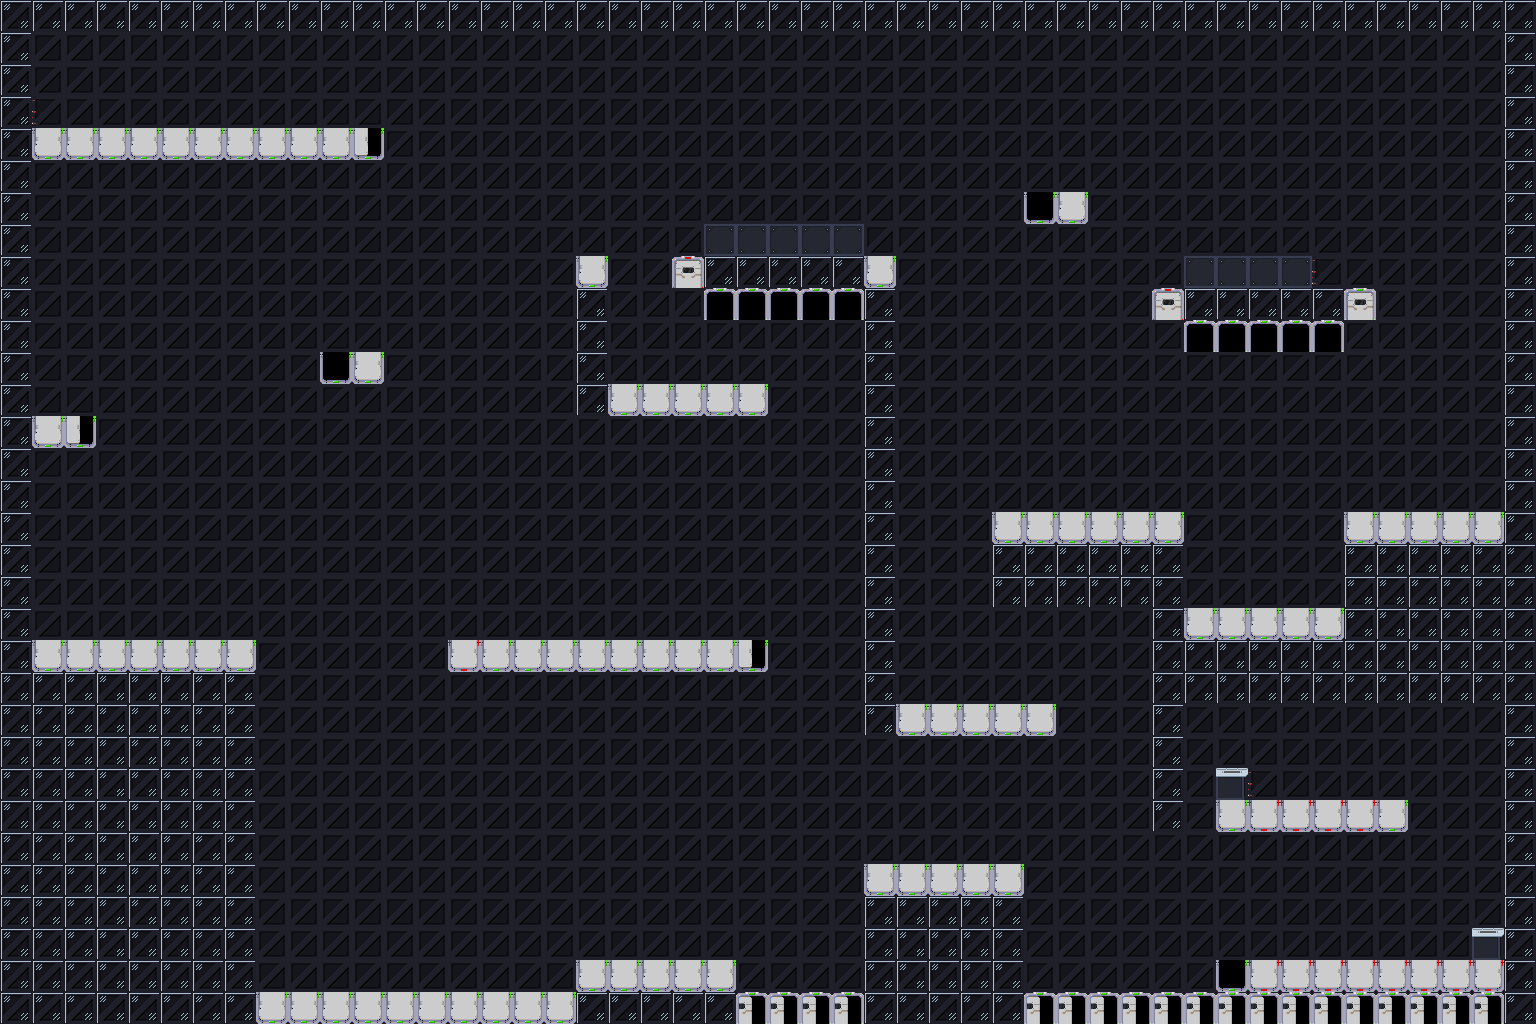

A 2D game scene composited from a Tiled map and its tileset images. What follows is a short description and the map's XML, with every tile layer's data as written:
An orthogonal 48x32 tile map with 32x32 px tiles, 2 tile layers (Tile Layer 1, Tile Layer 2).

<map version="1.2" tiledversion="1.3.1" orientation="orthogonal" renderorder="right-down" compressionlevel="-1" width="48" height="32" tilewidth="32" tileheight="32" infinite="0" nextlayerid="3" nextobjectid="1">
 <tileset firstgid="1" source="Lounge.tsx" />
 <layer id="1" name="Tile Layer 1" width="48" height="32">
  <data encoding="csv">
1,1,1,1,1,1,1,1,1,1,1,1,1,1,1,1,1,1,1,1,1,1,1,1,1,1,1,1,1,1,1,1,1,1,1,1,1,1,1,1,1,1,1,1,1,1,1,1,
1,1,1,1,1,1,1,1,1,1,1,1,1,1,1,1,1,1,1,1,1,1,1,1,1,1,1,1,1,1,1,1,1,1,1,1,1,1,1,1,1,1,1,1,1,1,1,1,
1,1,1,1,1,1,1,1,1,1,1,1,1,1,1,1,1,1,1,1,1,1,1,1,1,1,1,1,1,1,1,1,1,1,1,1,1,1,1,1,1,1,1,1,1,1,1,1,
1,1,1,1,1,1,1,1,1,1,1,1,1,1,1,1,1,1,1,1,1,1,1,1,1,1,1,1,1,1,1,1,1,1,1,1,1,1,1,1,1,1,1,1,1,1,1,1,
1,1,1,1,1,1,1,1,1,1,1,1,1,1,1,1,1,1,1,1,1,1,1,1,1,1,1,1,1,1,1,1,1,1,1,1,1,1,1,1,1,1,1,1,1,1,1,1,
1,1,1,1,1,1,1,1,1,1,1,1,1,1,1,1,1,1,1,1,1,1,1,1,1,1,1,1,1,1,1,1,1,1,1,1,1,1,1,1,1,1,1,1,1,1,1,1,
1,1,1,1,1,1,1,1,1,1,1,1,1,1,1,1,1,1,1,1,1,1,1,1,1,1,1,1,1,1,1,1,1,1,1,1,1,1,1,1,1,1,1,1,1,1,1,1,
1,1,1,1,1,1,1,1,1,1,1,1,1,1,1,1,1,1,1,1,1,1,1,1,1,1,1,1,1,1,1,1,1,1,1,1,1,1,1,1,1,1,1,1,1,1,1,1,
1,1,1,1,1,1,1,1,1,1,1,1,1,1,1,1,1,1,1,1,1,1,1,1,1,1,1,1,1,1,1,1,1,1,1,1,1,1,1,1,1,1,1,1,1,1,1,1,
1,1,1,1,1,1,1,1,1,1,1,1,1,1,1,1,1,1,1,1,1,1,1,1,1,1,1,1,1,1,1,1,1,1,1,1,1,1,1,1,1,1,1,1,1,1,1,1,
1,1,1,1,1,1,1,1,1,1,1,1,1,1,1,1,1,1,1,1,1,1,1,1,1,1,1,1,1,1,1,1,1,1,1,1,1,1,1,1,1,1,1,1,1,1,1,1,
1,1,1,1,1,1,1,1,1,1,1,1,1,1,1,1,1,1,1,1,1,1,1,1,1,1,1,1,1,1,1,1,1,1,1,1,1,1,1,1,1,1,1,1,1,1,1,1,
1,1,1,1,1,1,1,1,1,1,1,1,1,1,1,1,1,1,1,1,1,1,1,1,1,1,1,1,1,1,1,1,1,1,1,1,1,1,1,1,1,1,1,1,1,1,1,1,
1,1,1,1,1,1,1,1,1,1,1,1,1,1,1,1,1,1,1,1,1,1,1,1,1,1,1,1,1,1,1,1,1,1,1,1,1,1,1,1,1,1,1,1,1,1,1,1,
1,1,1,1,1,1,1,1,1,1,1,1,1,1,1,1,1,1,1,1,1,1,1,1,1,1,1,1,1,1,1,1,1,1,1,1,1,1,1,1,1,1,1,1,1,1,1,1,
1,1,1,1,1,1,1,1,1,1,1,1,1,1,1,1,1,1,1,1,1,1,1,1,1,1,1,1,1,1,1,1,1,1,1,1,1,1,1,1,1,1,1,1,1,1,1,1,
1,1,1,1,1,1,1,1,1,1,1,1,1,1,1,1,1,1,1,1,1,1,1,1,1,1,1,1,1,1,1,1,1,1,1,1,1,1,1,1,1,1,1,1,1,1,1,1,
1,1,1,1,1,1,1,1,1,1,1,1,1,1,1,1,1,1,1,1,1,1,1,1,1,1,1,1,1,1,1,1,1,1,1,1,1,1,1,1,1,1,1,1,1,1,1,1,
1,1,1,1,1,1,1,1,1,1,1,1,1,1,1,1,1,1,1,1,1,1,1,1,1,1,1,1,1,1,1,1,1,1,1,1,1,1,1,1,1,1,1,1,1,1,1,1,
1,1,1,1,1,1,1,1,1,1,1,1,1,1,1,1,1,1,1,1,1,1,1,1,1,1,1,1,1,1,1,1,1,1,1,1,1,1,1,1,1,1,1,1,1,1,1,1,
1,1,1,1,1,1,1,1,1,1,1,1,1,1,1,1,1,1,1,1,1,1,1,1,1,1,1,1,1,1,1,1,1,1,1,1,1,1,1,1,1,1,1,1,1,1,1,1,
1,1,1,1,1,1,1,1,1,1,1,1,1,1,1,1,1,1,1,1,1,1,1,1,1,1,1,1,1,1,1,1,1,1,1,1,1,1,1,1,1,1,1,1,1,1,1,1,
1,1,1,1,1,1,1,1,1,1,1,1,1,1,1,1,1,1,1,1,1,1,1,1,1,1,1,1,1,1,1,1,1,1,1,1,1,1,1,1,1,1,1,1,1,1,1,1,
1,1,1,1,1,1,1,1,1,1,1,1,1,1,1,1,1,1,1,1,1,1,1,1,1,1,1,1,1,1,1,1,1,1,1,1,1,1,1,1,1,1,1,1,1,1,1,1,
1,1,1,1,1,1,1,1,1,1,1,1,1,1,1,1,1,1,1,1,1,1,1,1,1,1,1,1,1,1,1,1,1,1,1,1,1,1,1,1,1,1,1,1,1,1,1,1,
1,1,1,1,1,1,1,1,1,1,1,1,1,1,1,1,1,1,1,1,1,1,1,1,1,1,1,1,1,1,1,1,1,1,1,1,1,1,1,1,1,1,1,1,1,1,1,1,
1,1,1,1,1,1,1,1,1,1,1,1,1,1,1,1,1,1,1,1,1,1,1,1,1,1,1,1,1,1,1,1,1,1,1,1,1,1,1,1,1,1,1,1,1,1,1,1,
1,1,1,1,1,1,1,1,1,1,1,1,1,1,1,1,1,1,1,1,1,1,1,1,1,1,1,1,1,1,1,1,1,1,1,1,1,1,1,1,1,1,1,1,1,1,1,1,
1,1,1,1,1,1,1,1,1,1,1,1,1,1,1,1,1,1,1,1,1,1,1,1,1,1,1,1,1,1,1,1,1,1,1,1,1,1,1,1,1,1,1,1,1,1,1,1,
1,1,1,1,1,1,1,1,1,1,1,1,1,1,1,1,1,1,1,1,1,1,1,1,1,1,1,1,1,1,1,1,1,1,1,1,1,1,1,1,1,1,1,1,1,1,1,1,
1,1,1,1,1,1,1,1,1,1,1,1,1,1,1,1,1,1,1,1,1,1,1,1,1,1,1,1,1,1,1,1,1,1,1,1,1,1,1,1,1,1,1,1,1,1,1,1,
1,1,1,1,1,1,1,1,1,1,1,1,1,1,1,1,1,1,1,1,1,1,1,1,1,1,1,1,1,1,1,1,1,1,1,1,1,1,1,1,1,1,1,1,1,1,1,1
</data>
 </layer>
 <layer id="2" name="Tile Layer 2" width="48" height="32">
  <data encoding="csv">
2,2,2,2,2,2,2,2,2,2,2,2,2,2,2,2,2,2,2,2,2,2,2,2,2,2,2,2,2,2,2,2,2,2,2,2,2,2,2,2,2,2,2,2,2,2,2,2,
2,0,0,0,0,0,0,0,0,0,0,0,0,0,0,0,0,0,0,0,0,0,0,0,0,0,0,0,0,0,0,0,0,0,0,0,0,0,0,0,0,0,0,0,0,0,0,2,
2,0,0,0,0,0,0,0,0,0,0,0,0,0,0,0,0,0,0,0,0,0,0,0,0,0,0,0,0,0,0,0,0,0,0,0,0,0,0,0,0,0,0,0,0,0,0,2,
2,38,0,0,0,0,0,0,0,0,0,0,0,0,0,0,0,0,0,0,0,0,0,0,0,0,0,0,0,0,0,0,0,0,0,0,0,0,0,0,0,0,0,0,0,0,0,2,
2,4,4,4,4,4,4,4,4,4,4,5,0,0,0,0,0,0,0,0,0,0,0,0,0,0,0,0,0,0,0,0,0,0,0,0,0,0,0,0,0,0,0,0,0,0,0,2,
2,0,0,0,0,0,0,0,0,0,0,0,0,0,0,0,0,0,0,0,0,0,0,0,0,0,0,0,0,0,0,0,0,0,0,0,0,0,0,0,0,0,0,0,0,0,0,2,
2,0,0,0,0,0,0,0,0,0,0,0,0,0,0,0,0,0,0,0,0,0,0,0,0,0,0,0,0,0,0,0,6,8,0,0,0,0,0,0,0,0,0,0,0,0,0,2,
2,0,0,0,0,0,0,0,0,0,0,0,0,0,0,0,0,0,0,0,0,0,15,15,15,15,15,0,0,0,0,0,0,0,0,0,0,0,0,0,0,0,0,0,0,0,0,2,
2,0,0,0,0,0,0,0,0,0,0,0,0,0,0,0,0,0,4,0,0,13,2,2,2,2,2,4,0,0,0,0,0,0,0,0,0,15,15,15,15,38,0,0,0,0,0,2,
2,0,0,0,0,0,0,0,0,0,0,0,0,0,0,0,0,0,2,0,0,0,12,12,12,12,12,2,0,0,0,0,0,0,0,0,13,2,2,2,2,2,14,0,0,0,0,2,
2,0,0,0,0,0,0,0,0,0,0,0,0,0,0,0,0,0,2,0,0,0,0,0,0,0,0,2,0,0,0,0,0,0,0,0,0,12,12,12,12,12,0,0,0,0,0,2,
2,0,0,0,0,0,0,0,0,0,6,8,0,0,0,0,0,0,2,0,0,0,0,0,0,0,0,2,0,0,0,0,0,0,0,0,0,0,0,0,0,0,0,0,0,0,0,2,
2,0,0,0,0,0,0,0,0,0,0,0,0,0,0,0,0,0,2,4,4,4,4,4,0,0,0,2,0,0,0,0,0,0,0,0,0,0,0,0,0,0,0,0,0,0,0,2,
2,4,5,0,0,0,0,0,0,0,0,0,0,0,0,0,0,0,0,0,0,0,0,0,0,0,0,2,0,0,0,0,0,0,0,0,0,0,0,0,0,0,0,0,0,0,0,2,
2,0,0,0,0,0,0,0,0,0,0,0,0,0,0,0,0,0,0,0,0,0,0,0,0,0,0,2,0,0,0,0,0,0,0,0,0,0,0,0,0,0,0,0,0,0,0,2,
2,0,0,0,0,0,0,0,0,0,0,0,0,0,0,0,0,0,0,0,0,0,0,0,0,0,0,2,0,0,0,0,0,0,0,0,0,0,0,0,0,0,0,0,0,0,0,2,
2,0,0,0,0,0,0,0,0,0,0,0,0,0,0,0,0,0,0,0,0,0,0,0,0,0,0,2,0,0,0,4,4,4,4,4,4,0,0,0,0,0,4,4,4,4,4,2,
2,0,0,0,0,0,0,0,0,0,0,0,0,0,0,0,0,0,0,0,0,0,0,0,0,0,0,2,0,0,0,2,2,2,2,2,2,0,0,0,0,0,2,2,2,2,2,2,
2,0,0,0,0,0,0,0,0,0,0,0,0,0,0,0,0,0,0,0,0,0,0,0,0,0,0,2,0,0,0,2,2,2,2,2,2,0,0,0,0,0,2,2,2,2,2,2,
2,0,0,0,0,0,0,0,0,0,0,0,0,0,0,0,0,0,0,0,0,0,0,0,0,0,0,2,0,0,0,0,0,0,0,0,2,4,4,4,4,4,2,2,2,2,2,2,
2,4,4,4,4,4,4,4,0,0,0,0,0,0,3,4,4,4,4,4,4,4,4,5,0,0,0,2,0,0,0,0,0,0,0,0,2,2,2,2,2,2,2,2,2,2,2,2,
2,2,2,2,2,2,2,2,0,0,0,0,0,0,0,0,0,0,0,0,0,0,0,0,0,0,0,2,0,0,0,0,0,0,0,0,2,2,2,2,2,2,2,2,2,2,2,2,
2,2,2,2,2,2,2,2,0,0,0,0,0,0,0,0,0,0,0,0,0,0,0,0,0,0,0,2,4,4,4,4,4,0,0,0,2,0,0,0,0,0,0,0,0,0,0,2,
2,2,2,2,2,2,2,2,0,0,0,0,0,0,0,0,0,0,0,0,0,0,0,0,0,0,0,0,0,0,0,0,0,0,0,0,2,0,0,0,0,0,0,0,0,0,0,2,
2,2,2,2,2,2,2,2,0,0,0,0,0,0,0,0,0,0,0,0,0,0,0,0,0,0,0,0,0,0,0,0,0,0,0,0,2,0,18,38,0,0,0,0,0,0,0,2,
2,2,2,2,2,2,2,2,0,0,0,0,0,0,0,0,0,0,0,0,0,0,0,0,0,0,0,0,0,0,0,0,0,0,0,0,2,0,4,7,7,7,7,8,0,0,0,2,
2,2,2,2,2,2,2,2,0,0,0,0,0,0,0,0,0,0,0,0,0,0,0,0,0,0,0,0,0,0,0,0,0,0,0,0,0,0,0,0,0,0,0,0,0,0,0,2,
2,2,2,2,2,2,2,2,0,0,0,0,0,0,0,0,0,0,0,0,0,0,0,0,0,0,0,4,4,4,4,4,0,0,0,0,0,0,0,0,0,0,0,0,0,0,0,2,
2,2,2,2,2,2,2,2,0,0,0,0,0,0,0,0,0,0,0,0,0,0,0,0,0,0,0,2,2,2,2,2,0,0,0,0,0,0,0,0,0,0,0,0,0,0,0,2,
2,2,2,2,2,2,2,2,0,0,0,0,0,0,0,0,0,0,0,0,0,0,0,0,0,0,0,2,2,2,2,2,0,0,0,0,0,0,0,0,0,0,0,0,0,0,18,2,
2,2,2,2,2,2,2,2,0,0,0,0,0,0,0,0,0,0,4,4,4,4,4,0,0,0,0,2,2,2,2,2,0,0,0,0,0,0,6,7,7,7,7,7,7,7,7,2,
2,2,2,2,2,2,2,2,4,4,4,4,4,4,4,4,4,4,2,2,2,2,2,11,11,11,11,2,2,2,2,2,11,11,11,11,11,11,11,11,11,11,11,11,11,11,11,2
</data>
 </layer>
</map>
